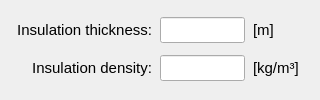
            <widget class="QFrame" name="frame_20">
             <property name="frameShape">
              <enum>QFrame::NoFrame</enum>
             </property>
             <property name="frameShadow">
              <enum>QFrame::Raised</enum>
             </property>
             <layout class="QGridLayout" name="gridLayout_9">
              <property name="leftMargin">
               <number>0</number>
              </property>
              <property name="topMargin">
               <number>0</number>
              </property>
              <property name="rightMargin">
               <number>0</number>
              </property>
              <property name="bottomMargin">
               <number>0</number>
              </property>
              <property name="spacing">
               <number>0</number>
              </property>
              <item row="0" column="0">
               <widget class="QFrame" name="frame_21">
                <property name="frameShape">
                 <enum>QFrame::NoFrame</enum>
                </property>
                <property name="frameShadow">
                 <enum>QFrame::Raised</enum>
                </property>
               </widget>
              </item>
              <item row="0" column="2">
               <widget class="QFrame" name="frame_22">
                <property name="frameShape">
                 <enum>QFrame::NoFrame</enum>
                </property>
                <property name="frameShadow">
                 <enum>QFrame::Raised</enum>
                </property>
               </widget>
              </item>
              <item row="0" column="1">
               <widget class="QFrame" name="frame_17">
                <property name="minimumSize">
                 <size>
                  <width>320</width>
                  <height>40</height>
                 </size>
                </property>
                <property name="maximumSize">
                 <size>
                  <width>320</width>
                  <height>86</height>
                 </size>
                </property>
                <property name="frameShape">
                 <enum>QFrame::NoFrame</enum>
                </property>
                <property name="frameShadow">
                 <enum>QFrame::Raised</enum>
                </property>
                <layout class="QGridLayout" name="gridLayout_3">
                 <property name="leftMargin">
                  <number>2</number>
                 </property>
                 <property name="topMargin">
                  <number>2</number>
                 </property>
                 <property name="rightMargin">
                  <number>2</number>
                 </property>
                 <property name="bottomMargin">
                  <number>2</number>
                 </property>
                 <property name="horizontalSpacing">
                  <number>8</number>
                 </property>
                 <property name="verticalSpacing">
                  <number>4</number>
                 </property>
                 <item row="0" column="0">
                  <widget class="QLabel" name="label_46">
                   <property name="minimumSize">
                    <size>
                     <width>150</width>
                     <height>26</height>
                    </size>
                   </property>
                   <property name="maximumSize">
                    <size>
                     <width>150</width>
                     <height>26</height>
                    </size>
                   </property>
                   <property name="font">
                    <font>
                     <family>MS Shell Dlg 2</family>
                     <pointsize>11</pointsize>
                     <weight>50</weight>
                     <italic>false</italic>
                     <bold>false</bold>
                    </font>
                   </property>
                   <property name="text">
                    <string>&lt;html&gt;&lt;head/&gt;&lt;body&gt;&lt;p align=&quot;right&quot;&gt;Insulation thickness:&lt;/p&gt;&lt;/body&gt;&lt;/html&gt;</string>
                   </property>
                   <property name="alignment">
                    <set>Qt::AlignCenter</set>
                   </property>
                  </widget>
                 </item>
                 <item row="0" column="1">
                  <widget class="QLineEdit" name="lineEdit_insulation_thickness_variable_section">
                   <property name="minimumSize">
                    <size>
                     <width>85</width>
                     <height>26</height>
                    </size>
                   </property>
                   <property name="maximumSize">
                    <size>
                     <width>85</width>
                     <height>26</height>
                    </size>
                   </property>
                   <property name="font">
                    <font>
                     <family>MS Shell Dlg 2</family>
                     <pointsize>11</pointsize>
                     <weight>50</weight>
                     <italic>false</italic>
                     <bold>false</bold>
                    </font>
                   </property>
                   <property name="focusPolicy">
                    <enum>Qt::StrongFocus</enum>
                   </property>
                   <property name="styleSheet">
                    <string notr="true">color: rgb(255, 0, 0);</string>
                   </property>
                   <property name="alignment">
                    <set>Qt::AlignCenter</set>
                   </property>
                  </widget>
                 </item>
                 <item row="0" column="2">
                  <widget class="QLabel" name="label_45">
                   <property name="minimumSize">
                    <size>
                     <width>0</width>
                     <height>26</height>
                    </size>
                   </property>
                   <property name="maximumSize">
                    <size>
                     <width>16777215</width>
                     <height>26</height>
                    </size>
                   </property>
                   <property name="font">
                    <font>
                     <family>MS Shell Dlg 2</family>
                     <pointsize>11</pointsize>
                     <weight>50</weight>
                     <italic>false</italic>
                     <bold>false</bold>
                    </font>
                   </property>
                   <property name="text">
                    <string>[m]</string>
                   </property>
                   <property name="alignment">
                    <set>Qt::AlignLeading|Qt::AlignLeft|Qt::AlignVCenter</set>
                   </property>
                  </widget>
                 </item>
                 <item row="1" column="0">
                  <widget class="QLabel" name="label_48">
                   <property name="minimumSize">
                    <size>
                     <width>150</width>
                     <height>26</height>
                    </size>
                   </property>
                   <property name="maximumSize">
                    <size>
                     <width>150</width>
                     <height>26</height>
                    </size>
                   </property>
                   <property name="font">
                    <font>
                     <family>MS Shell Dlg 2</family>
                     <pointsize>11</pointsize>
                     <weight>50</weight>
                     <italic>false</italic>
                     <bold>false</bold>
                    </font>
                   </property>
                   <property name="text">
                    <string>&lt;html&gt;&lt;head/&gt;&lt;body&gt;&lt;p align=&quot;right&quot;&gt;Insulation density:&lt;/p&gt;&lt;/body&gt;&lt;/html&gt;</string>
                   </property>
                   <property name="alignment">
                    <set>Qt::AlignCenter</set>
                   </property>
                  </widget>
                 </item>
                 <item row="1" column="1">
                  <widget class="QLineEdit" name="lineEdit_insulation_density_variable_section">
                   <property name="minimumSize">
                    <size>
                     <width>85</width>
                     <height>26</height>
                    </size>
                   </property>
                   <property name="maximumSize">
                    <size>
                     <width>85</width>
                     <height>26</height>
                    </size>
                   </property>
                   <property name="font">
                    <font>
                     <family>MS Shell Dlg 2</family>
                     <pointsize>11</pointsize>
                     <weight>50</weight>
                     <italic>false</italic>
                     <bold>false</bold>
                    </font>
                   </property>
                   <property name="styleSheet">
                    <string notr="true">color: rgb(255, 0, 0);</string>
                   </property>
                   <property name="alignment">
                    <set>Qt::AlignCenter</set>
                   </property>
                  </widget>
                 </item>
                 <item row="1" column="2">
                  <widget class="QLabel" name="label_47">
                   <property name="minimumSize">
                    <size>
                     <width>0</width>
                     <height>26</height>
                    </size>
                   </property>
                   <property name="maximumSize">
                    <size>
                     <width>16777215</width>
                     <height>26</height>
                    </size>
                   </property>
                   <property name="font">
                    <font>
                     <family>MS Shell Dlg 2</family>
                     <pointsize>11</pointsize>
                     <weight>50</weight>
                     <italic>false</italic>
                     <bold>false</bold>
                    </font>
                   </property>
                   <property name="text">
                    <string>[kg/m³]</string>
                   </property>
                   <property name="alignment">
                    <set>Qt::AlignLeading|Qt::AlignLeft|Qt::AlignVCenter</set>
                   </property>
                  </widget>
                 </item>
                </layout>
               </widget>
              </item>
             </layout>
            </widget>
